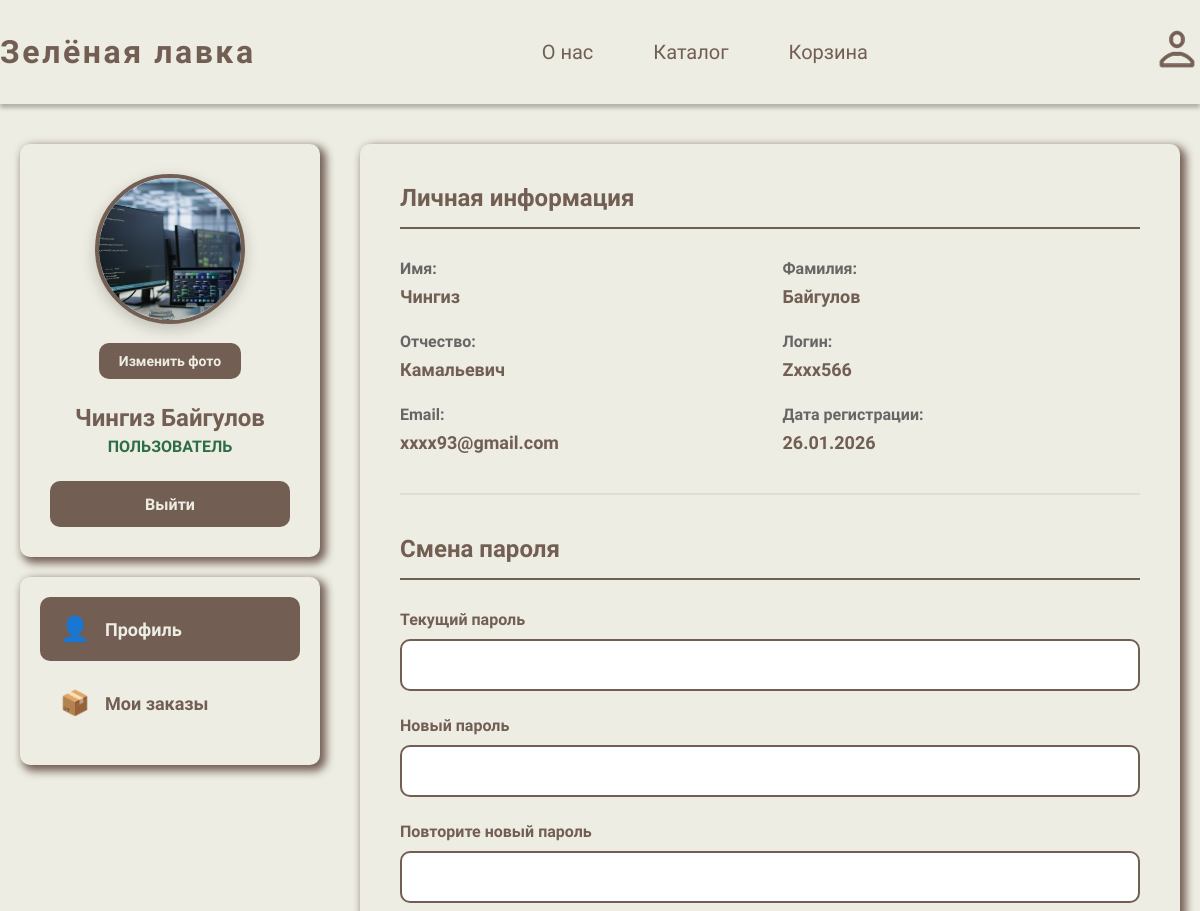
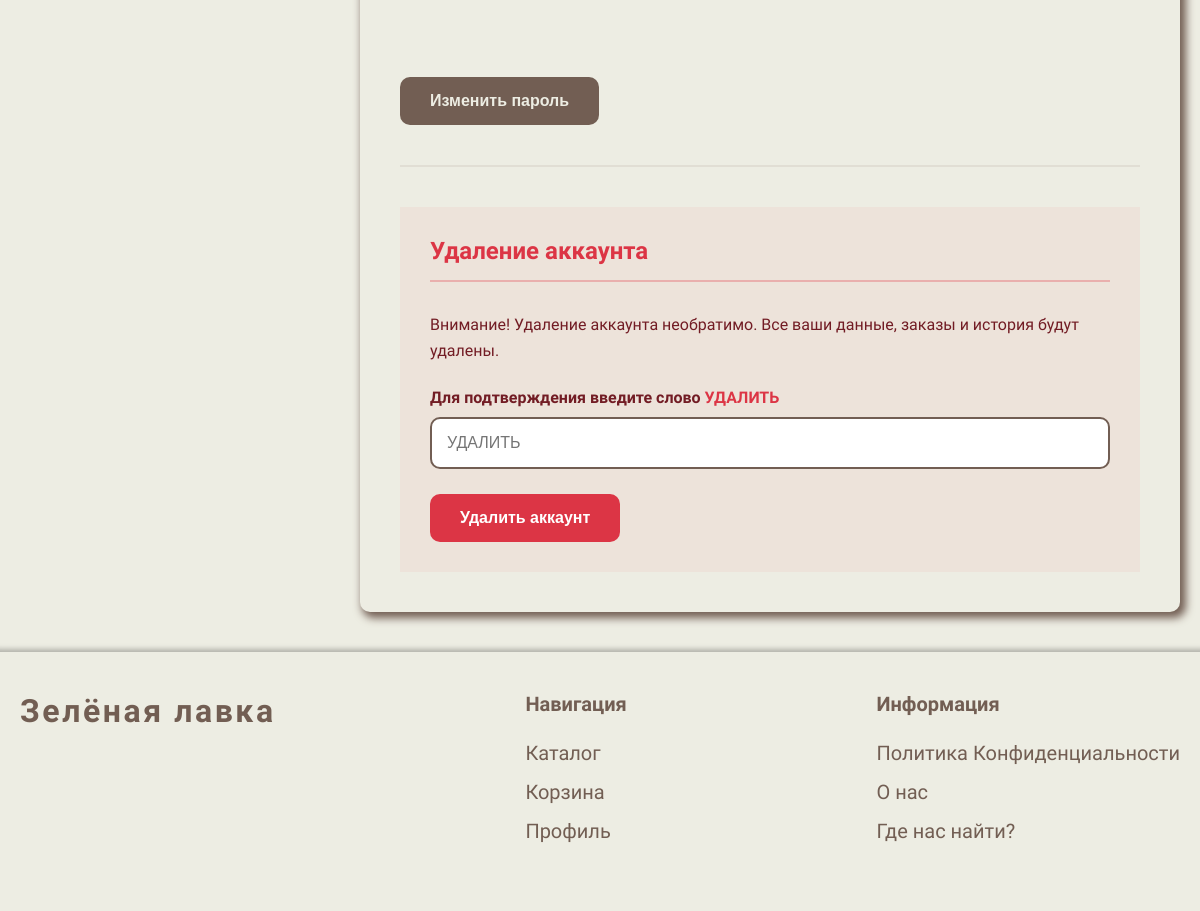
The app's page /profile.php (signed in) with its own data (2 pictures, top to bottom).
### tables this page shows
CREATE TABLE `users` (
  `id` int NOT NULL AUTO_INCREMENT,
  `first_name` varchar(50) NOT NULL,
  `last_name` varchar(50) NOT NULL,
  `patronymic` varchar(50) DEFAULT NULL,
  `username` varchar(50) NOT NULL,
  `email` varchar(100) NOT NULL,
  `password` varchar(255) NOT NULL,
  `role` enum('user','admin') DEFAULT 'user',
  `created_at` timestamp NULL DEFAULT CURRENT_TIMESTAMP,
  `avatar` varchar(255) DEFAULT NULL,
  PRIMARY KEY (`id`),
  UNIQUE KEY `username` (`username`),
  UNIQUE KEY `email` (`email`)
);

### profile.php (the view, shortened to what this page needs)
<?php
require_once 'includes/functions.php';
$user_id = $_SESSION['user_id'];
$query = "SELECT * FROM users WHERE id = $user_id";
$result = mysqli_query($conn, $query);
$user = mysqli_fetch_assoc($result);
?>
<?php include 'includes/header.php'; ?>
<link rel="stylesheet" href="css/profile.css">
<div class="profile-page">
    <div class="profile-container">
        <div class="profile-sidebar">
            <div class="profile-card">
                <div class="profile-avatar">
                    <?php if(!empty($user['avatar'])): ?>
                        <img src="avatars/<?php echo $user['avatar']; ?>"
                             alt="<?php echo $user['first_name']; ?>"
                             class="avatar-image">
                    <?php else: ?>
                        <div class="avatar-placeholder">
                            <?php echo substr($user['first_name'], 0, 1) . substr($user['last_name'], 0, 1); ?>
                        </div>
                    <?php endif; ?>
                    <form method="POST" enctype="multipart/form-data" class="avatar-form">
                        <label for="avatar" class="avatar-upload">
                            <span class="upload-text">Изменить фото</span>
                        </label>
                    </form>
                </div>
                <div class="profile-info">
                    <h2 class="profile-name">
                        <?php echo htmlspecialchars($user['first_name'] . ' ' . $user['last_name']); ?>
                    </h2>
                    <p class="profile-role">
                        <?php echo $user['role'] == 'admin' ? 'Администратор' : 'Пользователь'; ?>
                    </p>
                </div>
                <a href="logout.php" class="logout-btn">Выйти</a>
            </div>
            <nav class="profile-nav">
    <a href="profile.php" class="nav-link active">
        <span class="nav-icon">👤</span>
        <span>Профиль</span>
    </a>
    <a href="orders.php" class="nav-link">
        <span class="nav-icon">📦</span>
        <span>Мои заказы</span>
    </a>
</nav>
        </div>
        <div class="profile-content">
            <div class="profile-sections">
                <section class="profile-section">
                    <h2 class="section-title">Личная информация</h2>
                    <div class="info-grid">
                        <div class="info-item">
                            <span class="info-label">Имя:</span>
                            <span class="info-value"><?php echo htmlspecialchars($user['first_name']); ?></span>
                        </div>
                        <div class="info-item">
                            <span class="info-label">Фамилия:</span>
                            <span class="info-value"><?php echo htmlspecialchars($user['last_name']); ?></span>
                        </div>
                        <?php if(!empty($user['patronymic'])): ?>
                        <div class="info-item">
                            <span class="info-label">Отчество:</span>
                            <span class="info-value"><?php echo htmlspecialchars($user['patronymic']); ?></span>
                        </div>
                        <?php endif; ?>
                        <div class="info-item">
                            <span class="info-label">Логин:</span>
                            <span class="info-value"><?php echo htmlspecialchars($user['username']); ?></span>
                        </div>
                        <div class="info-item">
                            <span class="info-label">Email:</span>
                            <span class="info-value"><?php echo htmlspecialchars($user['email']); ?></span>
                        </div>
                        <div class="info-item">
                            <span class="info-label">Дата регистрации:</span>
                            <span class="info-value">
                                <?php echo date('d.m.Y', strtotime($user['created_at'])); ?>
                            </span>
                        </div>
                    </div>
                </section>
                <section class="profile-section">
                    <h2 class="section-title">Смена пароля</h2>
                    <form method="POST" class="password-form">
                        <div class="form-group">
                            <label for="current_password" class="form-label">Текущий пароль</label>
                            <input type="password" id="current_password" name="current_password"
                                   class="form-input" required>
                        </div>
                        <div class="form-group">
                            <label for="new_password" class="form-label">Новый пароль</label>
                            <input type="password" id="new_password" name="new_password"
                                   class="form-input" required minlength="6">
                        </div>
                        <div class="form-group">
                            <label for="confirm_password" class="form-label">Повторите новый пароль</label>
                            <input type="password" id="confirm_password" name="confirm_password"
                                   class="form-input" required minlength="6">
                        </div>
                        <button type="submit" class="btn-primary">Изменить пароль</button>
                    </form>
                </section>
                <section class="profile-section danger-section">
                    <h2 class="section-title danger-title">Удаление аккаунта</h2>
                    <p class="danger-text">
                        Внимание! Удаление аккаунта необратимо. Все ваши данные, заказы и история будут удалены.
                    </p>
                    <form method="POST" class="delete-form" onsubmit="return confirmDelete()">
                        <div class="form-group">
                            <label for="confirm_delete" class="form-label">
                                Для подтверждения введите слово <strong>УДАЛИТЬ</strong>
                            </label>
                            <input type="text" id="confirm_delete" name="confirm_delete"
                                   class="form-input" placeholder="УДАЛИТЬ">
                        </div>
                        <button type="submit" class="btn-danger">Удалить аккаунт</button>
                    </form>
                </section>
            </div>
        </div>
    </div>
</div>
<?php include 'includes/footer.php'; ?>

### css/style.css (style rules this page uses)
* { margin: 0; padding: 0; box-sizing: border-box; }
body { font-family: 'Inria Sans', sans-serif; background: #EDEDE3; color: #725E53; margin: 0; }
.login-btn, .logout-btn { width: 240px; height: 46px; background: #725E53; border-radius: 10px; color: #EDEDE3; text-decoration: none; display: flex; align-items: center; justify-content: center; font-weight: 700; font-size: 16px; transition: background 0.3s; }
.section-title { color: #725E53; font-size: 35px; font-weight: 700; margin-bottom: 60px; text-align: left; }
.btn-primary { background: #725E53; color: #EDEDE3; border: none; padding: 16px 32px; border-radius: 10px; font-size: 20px; font-weight: 400; cursor: pointer; transition: background 0.3s; text-decoration: none; display: inline-block; text-align: center; margin-top: 60px; }

### css/profile.css (style rules this page uses)
.profile-page { max-width: 1400px; margin: 40px auto; padding: 0 20px; }
.profile-container { display: grid; grid-template-columns: 300px 1fr; gap: 40px; }
.profile-sidebar { position: sticky; top: 120px; height: fit-content; }
.profile-card { background: #EDEDE3; box-shadow: 4px 4px 9px 2px #725E53; border-radius: 10px; padding: 30px; text-align: center; margin-bottom: 20px; }
.profile-avatar { position: relative; margin-bottom: 25px; }
.avatar-image { width: 150px; height: 150px; border-radius: 50%; object-fit: cover; border: 4px solid #725E53; box-shadow: 0 5px 15px rgba(0, 0, 0, 0.2); }
.avatar-form { margin-top: 15px; }
.avatar-upload { cursor: pointer; display: inline-block; padding: 10px 20px; background: #725E53; border-radius: 10px; color: #EDEDE3; font-weight: 700; font-size: 14px; transition: all 0.3s; }
.profile-name { color: #725E53; font-size: 24px; font-weight: 700; margin-bottom: 5px; }
.profile-role { color: #2D6E45; font-weight: 700; margin-bottom: 25px; font-size: 16px; text-transform: uppercase; }
.profile-nav { background: #EDEDE3; box-shadow: 4px 4px 9px 2px #725E53; border-radius: 10px; padding: 20px; }
.nav-link { display: flex; align-items: center; gap: 15px; padding: 18px 20px; text-decoration: none; color: #725E53; border-radius: 10px; margin-bottom: 10px; transition: all 0.3s; font-size: 18px; font-weight: 600; }
.nav-link.active { background: #725E53; color: #EDEDE3; }
.nav-icon { font-size: 24px; width: 30px; text-align: center; }
.profile-content { background: #EDEDE3; box-shadow: 4px 4px 9px 2px #725E53; border-radius: 10px; padding: 40px; }
.profile-sections { display: flex; flex-direction: column; gap: 40px; }
.profile-section { padding-bottom: 40px; border-bottom: 2px solid rgba(114, 94, 83, 0.1); }
.profile-section:last-child { border-bottom: none; padding-bottom: 0; }
.section-title { color: #725E53; font-size: 24px; font-weight: 700; margin-bottom: 30px; padding-bottom: 15px; border-bottom: 2px solid #725E53; }
.info-grid { display: grid; grid-template-columns: repeat(auto-fit, minmax(250px, 1fr)); gap: 25px; }
.info-item { display: flex; flex-direction: column; gap: 8px; }
.info-label { color: #666; font-size: 16px; font-weight: 600; }
.info-value { color: #725E53; font-size: 18px; font-weight: 700; }
.form-group { margin-bottom: 25px; }
.form-label { display: block; margin-bottom: 10px; color: #725E53; font-weight: 600; font-size: 16px; }
.form-input { width: 100%; padding: 15px; border: 2px solid #725E53; background: white; border-radius: 10px; font-size: 16px; color: #725E53; transition: all 0.3s; }
.btn-primary, .btn-danger { padding: 15px 30px; border: none; border-radius: 10px; font-size: 16px; font-weight: 700; cursor: pointer; transition: all 0.3s; }
.btn-primary { background: #725E53; color: #EDEDE3; }
.btn-danger { background: #dc3545; color: white; margin-bottom: 30px; }
.danger-section { background: rgba(220, 53, 69, 0.05); padding: 30px; }
.danger-title { color: #dc3545; border-bottom-color: rgba(220, 53, 69, 0.3); }
.danger-text { color: #721c24; margin-bottom: 25px; line-height: 1.6; font-size: 16px; }
.delete-form .form-label { color: #721c24; }
.delete-form .form-label strong { color: #dc3545; }

### records on screen
users: avatar (picture), first_name+last_name "Чингиз Байгулов", first_name "Чингиз", last_name "Байгулов", patronymic "Камальевич", username "Zxxx566", email "xxxx93@gmail.com", created_at "26.01.2026"
